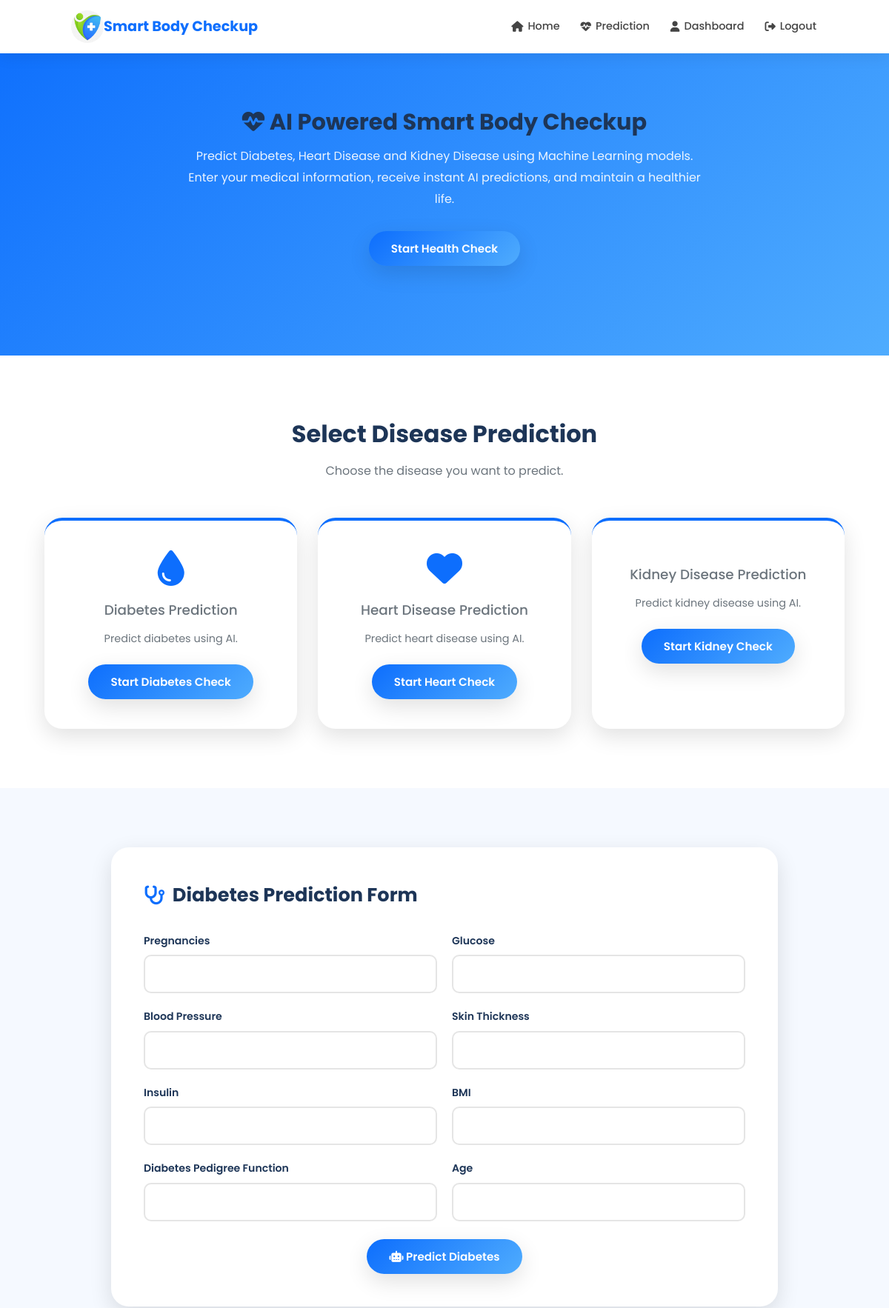
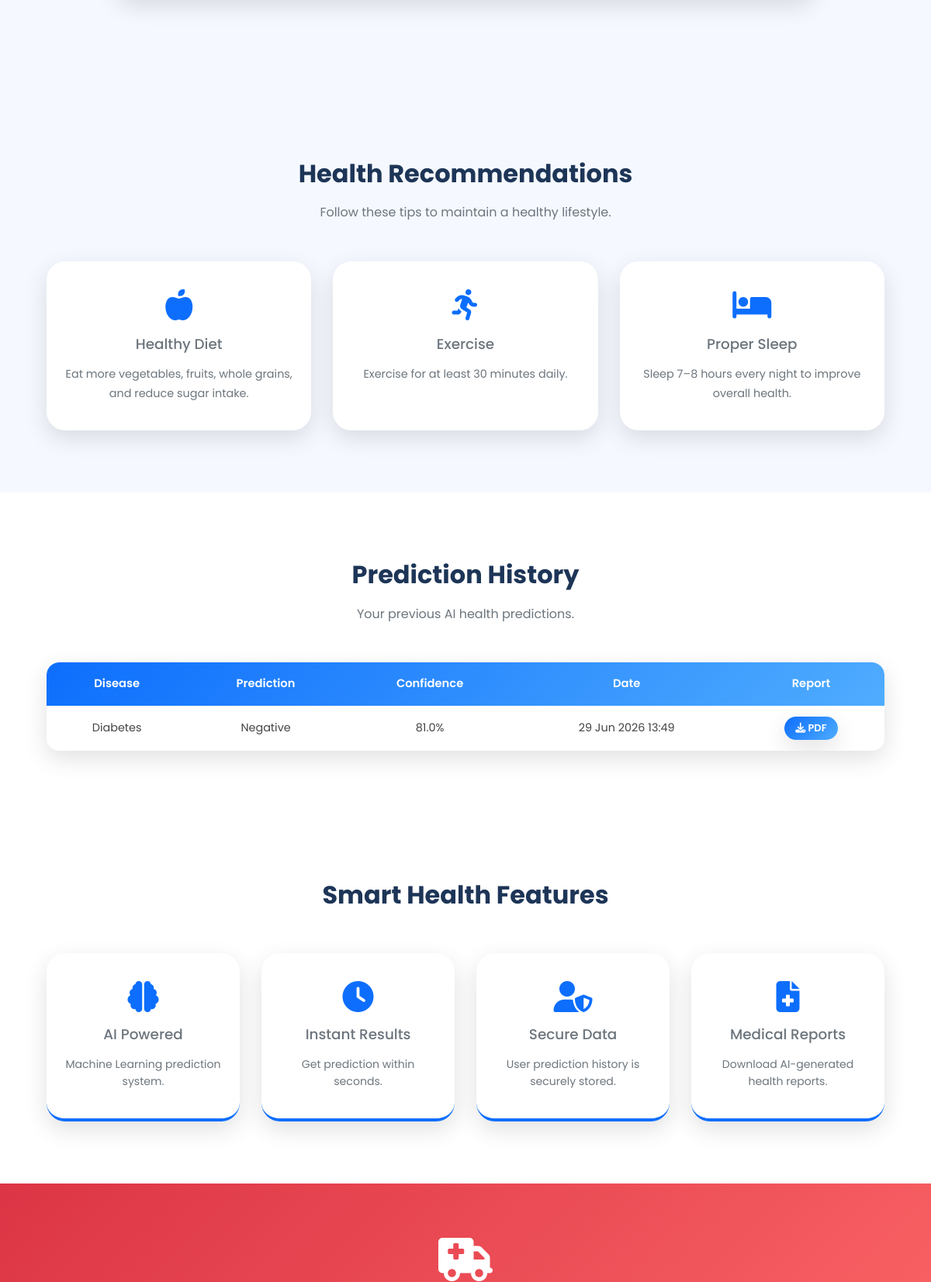
The page /prediction/ (signed in, upper part) on the database its author committed (2 pictures, top to bottom).
### prediction/models.py (models this page shows, shortened)
class Prediction(models.Model):
    DISEASE_CHOICES = [
        ("Diabetes", "Diabetes"),
        ("Heart Disease", "Heart Disease"),
        ("Kidney Disease", "Kidney Disease"),
    ]
    RESULT_CHOICES = [
        ("Positive", "Positive"),
        ("Negative", "Negative"),
    ]
    user = models.ForeignKey(
        User,
        on_delete=models.CASCADE,
        related_name="predictions"
    )
    disease = models.CharField(
        max_length=30,
        choices=DISEASE_CHOICES
    )
    result = models.CharField(
        max_length=20,
        choices=RESULT_CHOICES
    )
    probability = models.FloatField(default=0)
    created_at = models.DateTimeField(auto_now_add=True)

### prediction/views.py (the view, shortened to what this page needs)
# urls.py: path("prediction/", include("prediction.urls")),
@login_required
def prediction(request):
    result      = None
    probability = None
    history = Prediction.objects.filter(user=request.user).order_by("-created_at")
    return render(request, "prediction.html", {
        "result": result,
        "probability": probability,
        "history": history,
    })

### templates/prediction.html (shortened to what this page needs)
{% extends 'base.html' %}
{% load static %}
{% block content %}
<section class="hero prediction-hero">
    <div class="container">
        <div class="hero-content">
            <h1>
                <i class="fas fa-heartbeat"></i>
                AI Powered Smart Body Checkup
            </h1>
            <p>
                Predict Diabetes, Heart Disease and Kidney Disease using
                Machine Learning models. Enter your medical information,
                receive instant AI predictions, and maintain a healthier life.
            </p>
            <a href="#prediction-section" class="btn">
                Start Health Check
            </a>
        </div>
    </div>
</section>
<section id="prediction-section" class="disease-section">
    <div class="container">
        <div class="section-title">
            <h2>Select Disease Prediction</h2>
            <p>
                Choose the disease you want to predict.
            </p>
        </div>
        <div class="disease-grid">
            <div class="disease-card">
                <i class="fas fa-tint"></i>
                <h3>Diabetes Prediction</h3>
                <p>
                    Predict diabetes using AI.
                </p>
                <button
                    id="diabetesBtn"
                    class="btn">
                    Start Diabetes Check
                </button>
            </div>
            <div class="disease-card">
                <i class="fas fa-heart"></i>
                <h3>Heart Disease Prediction</h3>
                <p>
                    Predict heart disease using AI.
                </p>
                <button
                    id="heartBtn"
                    class="btn">
                    Start Heart Check
                </button>
            </div>
            <div class="disease-card">
                <h3>Kidney Disease Prediction</h3>
                <p>
                    Predict kidney disease using AI.
                </p>
                <button
                    id="kidneyBtn"
                    class="btn">
                    Start Kidney Check
                </button>
            </div>
        </div>
    </div>
</section>
<section class="form-section">
<div class="container">
<div id="diabetesForm">
<div class="form-card">
<h2>
<i class="fas fa-stethoscope"></i>
Diabetes Prediction Form
</h2>
<form method="POST">
<div class="form-grid">
<div class="form-group">
<label>Pregnancies</label>
<input
type="number"
name="Pregnancies"
required>
</div>
<div class="form-group">
<label>Glucose</label>
<input
type="number"
name="Glucose"
required>
</div>
<div class="form-group">
<label>Blood Pressure</label>
<input
type="number"
name="BloodPressure"
required>
</div>
<div class="form-group">
<label>Skin Thickness</label>
<input
type="number"
name="SkinThickness"
required>
</div>
<div class="form-group">
<label>Insulin</label>
<input
type="number"
name="Insulin"
required>
</div>
<div class="form-group">
<label>BMI</label>
<input
type="number"
step="0.1"
name="BMI"
required>
</div>
<div class="form-group">
<label>Diabetes Pedigree Function</label>
<input
type="number"
step="0.001"
name="DiabetesPedigreeFunction"
required>
</div>
<div class="form-group">
<label>Age</label>
<input
type="number"
name="Age"
required>
</div>
</div>
<div class="text-center mt-4">
<button
type="submit"
class="btn btn-primary">
<i class="fas fa-robot"></i>
Predict Diabetes
</button>
</div>
</form>
</div>
</div>
</div>
</section>
<section class="recommendation-section">
<div class="container">
<div class="section-title">
<h2>
Health Recommendations
</h2>
<p>
Follow these tips to maintain a healthy lifestyle.
</p>
</div>
<div class="recommendation-grid">
<div class="recommendation-card">
<i class="fas fa-apple-alt"></i>
<h3>Healthy Diet</h3>
<p>
Eat more vegetables,
fruits,
whole grains,
and reduce sugar intake.
</p>
</div>
<div class="recommendation-card">
<i class="fas fa-running"></i>
<h3>Exercise</h3>
<p>
Exercise for at least
30 minutes daily.
</p>
</div>
<div class="recommendation-card">
<i class="fas fa-bed"></i>
<h3>Proper Sleep</h3>
<p>
Sleep 7–8 hours every night
to improve overall health.
</p>
</div>
</div>
</div>
</section>
{% if history %}
<section class="history-section">
    <div class="container">
        <div class="section-title">
            <h2>
                Prediction History
            </h2>
            <p>
                Your previous AI health predictions.
            </p>
        </div>
        <div class="table-responsive">
            <table class="history-table">
                <thead>
                    <tr>
                        <th>Disease</th>
                        <th>Prediction</th>
                        <th>Confidence</th>
                        <th>Date</th>
                        <th>Report</th>
                    </tr>
                </thead>
                <tbody>
                    {% for item in history %}
                        <tr>
                            <td>{{ item.disease }}</td>
                            <td>{{ item.result }}</td>
                            <td>{{ item.probability }}%</td>
                            <td>{{ item.created_at|date:"d M Y H:i" }}</td>
                            <td>
                                <a href="/prediction/report/{{ item.pk }}/" class="btn" style="padding:6px 14px;font-size:13px;">
                                    <i class="fas fa-download"></i> PDF
                                </a>
                            </td>
                        </tr>
                    {% endfor %}
                </tbody>
            </table>
        </div>
    </div>
</section>
{% endif %}
<section class="stats-section">
    <div class="container">
        <div class="section-title">
            <h2>
                Smart Health Features
            </h2>
        </div>
        <div class="stats-grid">
            <div class="stat-card">
                <i class="fas fa-brain"></i>
                <h3>AI Powered</h3>
                <p>
                    Machine Learning prediction system.
                </p>
            </div>
            <div class="stat-card">
                <i class="fas fa-clock"></i>
                <h3>Instant Results</h3>
                <p>
                    Get prediction within seconds.
                </p>
            </div>
            <div class="stat-card">
                <i class="fas fa-user-shield"></i>
                <h3>Secure Data</h3>
                <p>
                    User prediction history is securely stored.
                </p>
            </div>
            <div class="stat-card">
                <i class="fas fa-file-medical"></i>
                <h3>Medical Reports</h3>
                <p>
                    Download AI-generated health reports.
                </p>
            </div>
        </div>
    </div>
</section>
<section class="emergency-section">
    <div class="container">
        <div class="emergency-card">
            <i class="fas fa-ambulance"></i>
        </div>
    </div>
</section>
{% endblock %}

### rows shown on the page
Prediction: disease "Diabetes", result "Negative", probability "81.0", created_at "29 Jun 2026 13:49"
